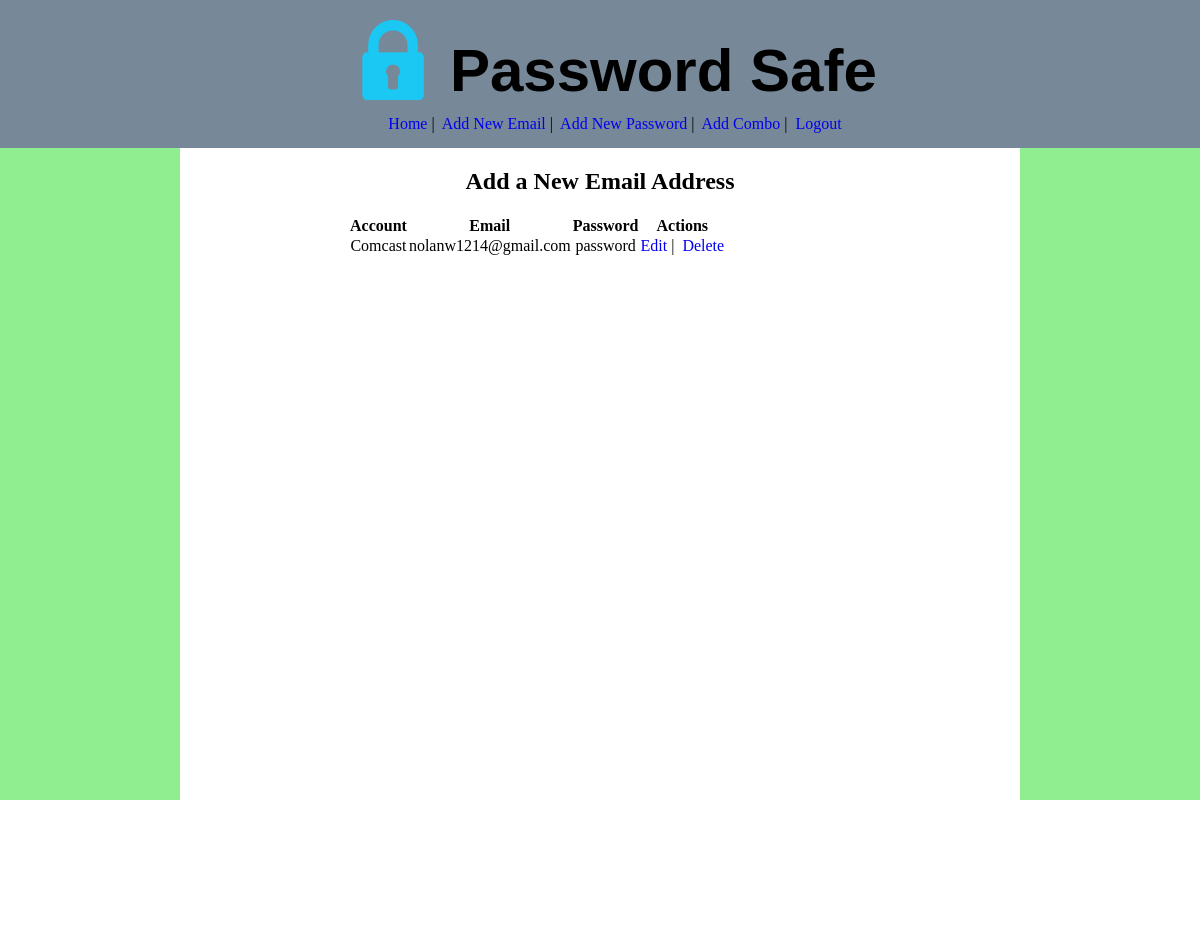
/home (signed in), run on an earlier commit of the app's database.
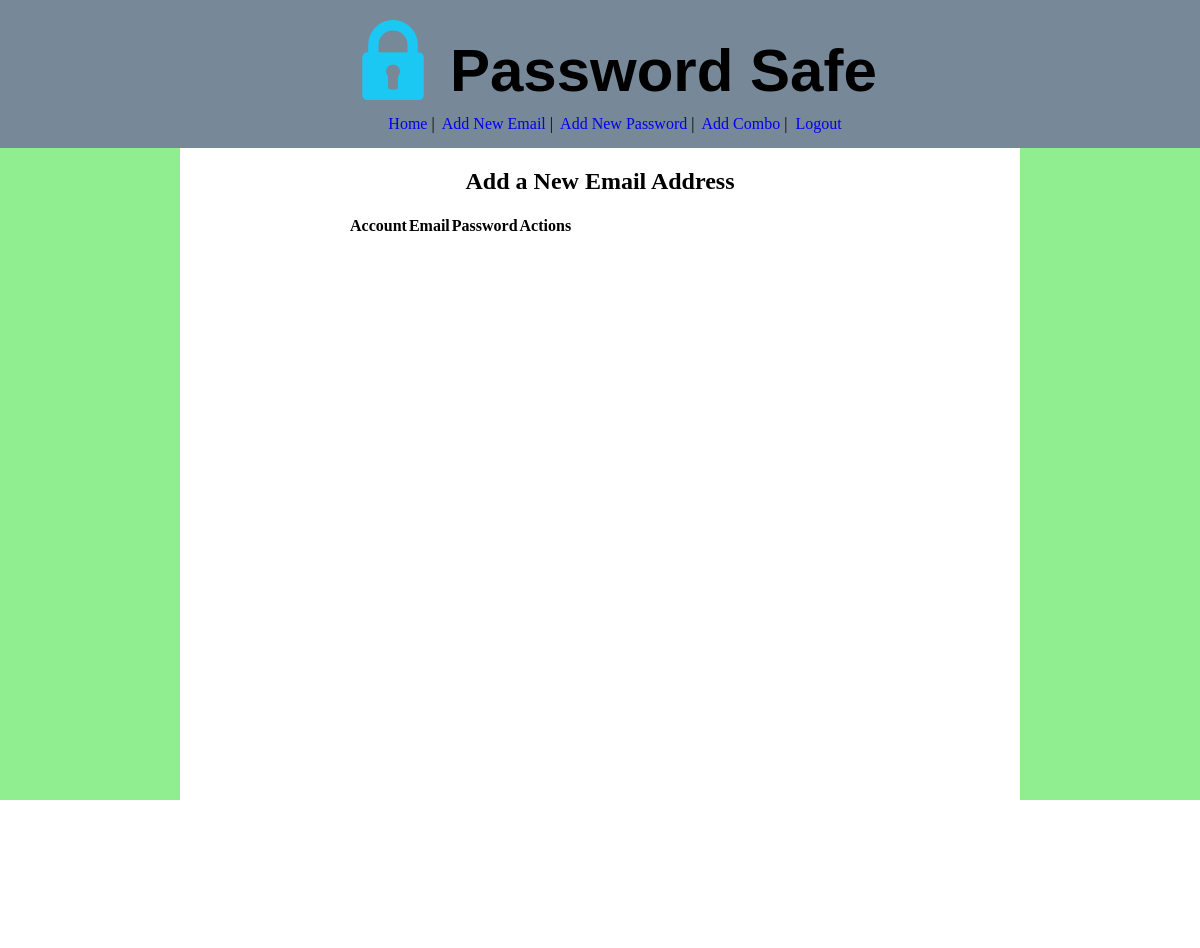
And on a later commit of the database.
### client/models.py (models this page shows)
class Combo(models.Model):
    accountName = models.CharField(max_length=50)
    email = models.ForeignKey(Emails, related_name='combos', on_delete=models.CASCADE)
    password = models.ForeignKey(Passwords, related_name="combos", on_delete=models.CASCADE)
    user = models.ForeignKey(User, related_name='combos', on_delete=models.CASCADE)
    created = models.DateTimeField(auto_now_add=True)
    updated = models.DateTimeField(auto_now = True)

class Emails(models.Model):
    email = models.EmailField()
    user = models.ForeignKey(User, related_name='emails', on_delete=models.CASCADE)
    created = models.DateTimeField(auto_now_add=True)
    updated = models.DateTimeField(auto_now=True)
    objects = EmailManager()

class Passwords(models.Model):
    password = models.CharField(max_length=255)
    user = models.ForeignKey(User, related_name='passwords', on_delete=models.CASCADE)
    created = models.DateTimeField(auto_now_add=True)
    updated = models.DateTimeField(auto_now=True)

### client/views.py (the view)
# urls.py: path('home', views.home),
def home(request):
    if 'user_id' not in request.session:
        messages.error(request, "Must be logged in to access")
        return redirect('/login')
    current_user = User.objects.get(id=request.session['user_id'])
    context = {
        'all_combos' : current_user.combos.all(),
    }
    return render(request, 'home.html', context)

### client/templates/home.html (shortened to what this page needs)
<!DOCTYPE html>
<html lang="en">
<head>
    {% load static %}
    <link rel="stylesheet" href="{% static 'css/home.css' %}">
</head>
<body>
    <div id='wrapper'>
        <div class="header">
            <h1 class='title' >
                <img src="{% static 'images/vaultlogo.png' %}" alt="lock"
                style="position: relative; bottom: 15px;">
                Password Safe
            </h1>
            <div class="nav_bar">
                <a href="http://127.0.0.1:8000/home" class='navbar_link'>Home</a> |&nbsp;
                <a href="http://127.0.0.1:8000/add/email" class='navbar_link'>Add New Email</a> |&nbsp;
                <a href="http://127.0.0.1:8000/add/password" class='navbar_link'>Add New Password</a> |&nbsp;
                <a href="http://127.0.0.1:8000/new/combo" class='navbar_link'>Add Combo</a> |&nbsp;
                <a href="http://127.0.0.1:8000/logout" class='navbar_link'>Logout</a>
            </div>
        </div>
        <div class='middle_col'>
            <h2>Add a New Email Address</h2>
            <div class='form'>
                <table>
                        <th>Account</th>
                        <th>Email</th>
                        <th>Password</th>
                        <th>Actions</th>
                        {% for combo in all_combos %}
                        <tr>
                            <td>
                                {{combo.accountName}}
                            </td>
                            <td>
                                {{combo.email.email}}
                            </td>
                            <td>
                                {{combo.password.password}}
                            </td>
                            <td>
                                <a href="http://127.0.0.1:8000/combo/edit/{{combo.id}}">Edit</a> |&nbsp;
                                <a href="http://127.0.0.1:8000/combo/delete/{{combo.id}}">Delete</a>
                            </td>
                        </tr>
                    {% endfor %}
                </table>
            </div>
        </div>
    </div>
</body>
</html>

### client/static/css/home.css (style rules this page uses)
* { margin: 0px; padding: 0px; }
#wrapper { width: 100vw; height: 100vh; margin: auto; background-color: lightgreen; }
.header { background-color: lightslategray; padding: 15px; margin: auto; padding-top: 35px; width: 100vw; }
.title { margin:auto; text-align: center; font-size: 60px; font-family: Arial, Helvetica, sans-serif; }
img { width: 80px; height: 80px; display: inline-block; margin: auto; vertical-align: middle; }
.nav_bar { width: 70%; margin: auto; text-align: center; }
.navbar_link { text-decoration: none; }
.middle_col { width: 70%; background-color: white; margin: auto; height: 100vh; }
h2 { text-align: center; padding: 20px; }
.form { width: 60%; margin:auto; text-align: center; }
a { text-decoration: none; }

What changed in the data, as far as the page shows it:
removed Combo: accountName "Comcast", email.email "nolanw1214@gmail.com", password.password "password"
